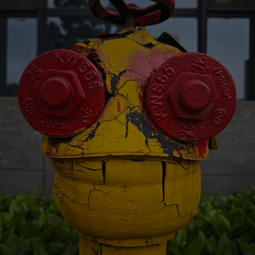
#> input picture JF_SET5/Light/LR/X4/001.png, 255 x 255 px, found by its file name; its folder holds only this picture in this run
$ python test.py
#> lines starting #> are read from the running program, lines starting #| are printed output that depends on the picture
import os
import cv2

def downsample_images(hr_image_dir, lr_image_dir, keepdims=False, scales=[2, 3, 4]):

#> called with keepdims = False
    supported_img_formats = (".bmp", ".dib", ".jpeg", ".jpg", ".jpe", ".jp2",
                            ".png", ".pbm", ".pgm", ".ppm", ".sr", ".ras", ".tif",
                            ".tiff")

    for scale in scales:
        os.makedirs(os.path.join(lr_image_dir, f"X{scale}"), exist_ok=True)

    for filename in os.listdir(hr_image_dir):
        if not filename.endswith(supported_img_formats):
            continue

        name, ext = os.path.splitext(filename)
        hr_img = cv2.imread(os.path.join(hr_image_dir, filename))
#> hr_img is the input picture: shape (255, 255, 3); mean B, G, R 20.7, 38.8, 55.3
        hr_dims = (hr_img.shape[1], hr_img.shape[0])
#> hr_dims = (255, 255)

        hr_img = cv2.GaussianBlur(hr_img, (0, 0), 1, 1)

        for scale in scales:
            fx = fy = 1.0 / scale
            lr_img = cv2.resize(hr_img, (0, 0), fx=fx, fy=fy,
                               interpolation=cv2.INTER_CUBIC)
            if keepdims:
                lr_img = cv2.resize(lr_img, hr_dims,
                                  interpolation=cv2.INTER_CUBIC)
            output_path = os.path.join(
                lr_image_dir,
                f"X{scale}",
                f"{name}{ext}"
            )
            cv2.imwrite(output_path, lr_img)
#> this loop made 3 passes
#> pass 1, in downsample_images, `lr_img = cv2.resize(hr_img, (0, 0), fx=fx, fy=fy, interpolation=cv2.IN..`:
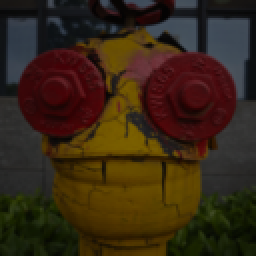
#> lr_img: shape (128, 128, 3) (shown 2 times larger); mean B, G, R 20.7, 38.8, 55.1
#> pass 2, in downsample_images, `lr_img = cv2.resize(hr_img, (0, 0), fx=fx, fy=fy, interpolation=cv2.IN..`:
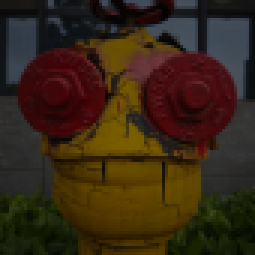
#> lr_img: shape (85, 85, 3) (shown 3 times larger); mean B, G, R 20.7, 38.8, 55.3
#> pass 3, in downsample_images, `lr_img = cv2.resize(hr_img, (0, 0), fx=fx, fy=fy, interpolation=cv2.IN..`:
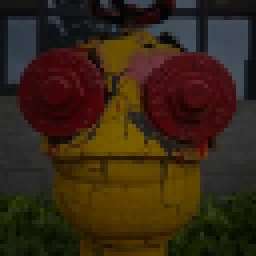
#> lr_img: shape (64, 64, 3) (shown 4 times larger); mean B, G, R 20.6, 38.8, 55.1

if __name__ == "__main__":
    downsample_images(
        hr_image_dir='/data2/users/jiahaolin/CATANet-main/JF_WHU/HR/night/X4',
        lr_image_dir='/data2/users/jiahaolin/CATANet-main/JF_WHU/LR/night',
        keepdims=False,
        scales=[2, 3, 4]
    )
